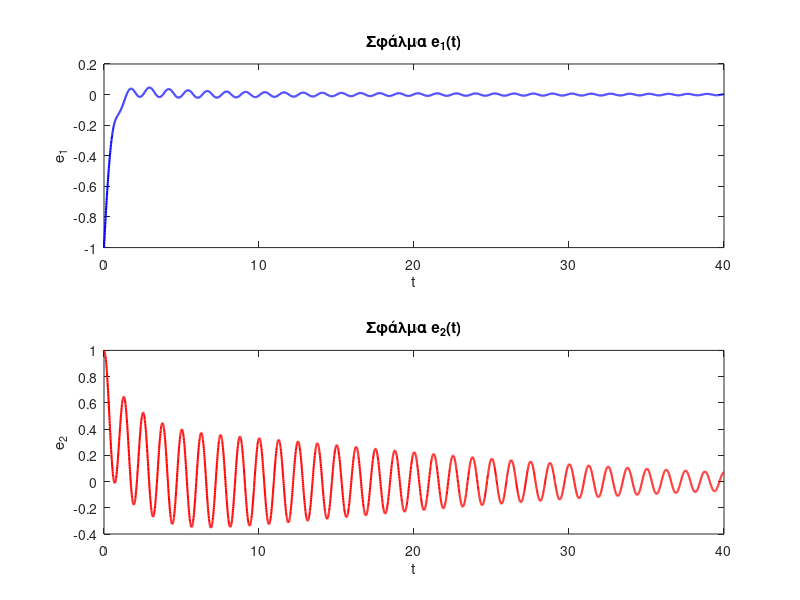
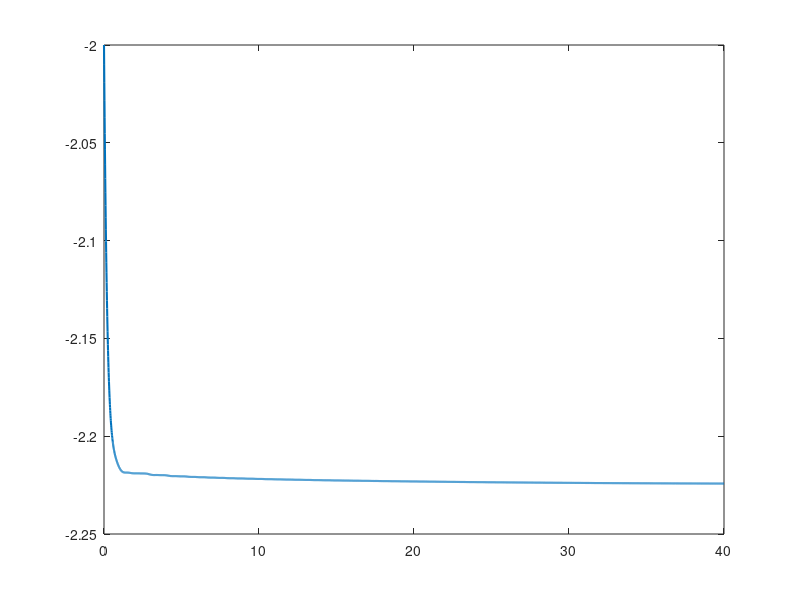

Write MATLAB code to recreate these figures, in order. (Note: this script raises an error after producing the figures.)
clear; clc; close all;

function dtheta = estimatorODE(t, theta, x_data, u)
    global dt;

    % Ανάκτηση παραμέτρων
    xhat = theta(1:2);
    Ahat = reshape(theta(3:6), 2, 2);
    Bhat = theta(7:8);

    % Παρεμβολή του πραγματικού x(t)
    xt = interp1(x_data.t, x_data.val', t, 'linear', 'extrap')';
    ut = u(t);

    % Σφάλμα
    e = xt - xhat;

    % Εκτιμητής κατάστασης (παράλληλη δομή)
    dxhat = Ahat * xhat + Bhat * ut;

    % Εκτίμηση παραμέτρων
    dAhat = xhat * e';     % 2x1 * 1x2 = 2x2
    dBhat = ut * e;        % scalar * 2x1 = 2x1

    % --- Ενσωμάτωση Προβολής ---
    % Προβλεπόμενες επόμενες τιμές
    A_next = Ahat + dt * dAhat;
    B_next = Bhat + dt * dBhat;

    % Προβολή περιορισμού a11 ∈ [-3, -1]
    if A_next(1,1) < -3
        dAhat(1,1) = (-3 - Ahat(1,1)) / dt;
    elseif A_next(1,1) > -1
        dAhat(1,1) = (-1 - Ahat(1,1)) / dt;
    end

    % Προβολή περιορισμού b2 ≥ 1
    if B_next(2) < 1
        dBhat(2) = (1 - Bhat(2)) / dt;
    end

    % Παράγωγος όλου του εκτιμητή
    dtheta = [dxhat;
              dAhat(:);
              dBhat];
end

% Πραγματικές τιμές του συστήματος
A_true = [-2.15  0.25;
          -0.75 -2.00];
B_true = [0; 1.5];

% Χρονικές παράμετροι
T_final = 40;
dt = 0.01;
time = 0:dt:T_final;
N = length(time);

% Συνάρτηση εισόδου
u = @(t) sin(5*t);

% Αρχική κατάσταση x
x0 = [0; 0];
% --- Προσομοίωση πραγματικού x(t) ---
ode_x = @(t, x) A_true * x + B_true * u(t);
[~, xsim] = ode45(ode_x, time, x0);
x = xsim';

% Δομή για μετάδοση προς ode εκτιμητών
x_data.t = time;
x_data.val = x;

% --- Αρχικές συνθήκες εκτιμήσεων ---
xhat0 = [1; -1];
Ahat0 = [-2, 0;
          0, 0];
Bhat0 = [0; 3];
theta0 = [xhat0; Ahat0(:); Bhat0];


% Global dt για χρήση στον εκτιμητή
global dt;
dt = 0.01;

% --- Εκτέλεση online estimation μέσω ode45 ---
[t_out, theta_out] = ode45(@(t, th) estimatorODE(t, th, x_data, u), time, theta0);

% --- Εξαγωγή αποτελεσμάτων ---
x_hat = zeros(2, N);
A_hat = zeros(2, 2, N);
B_hat = zeros(2, N);

for i = 1:N
    th = theta_out(i, :)';
    x_hat(:, i) = th(1:2);
    A_hat(:,:,i) = reshape(th(3:6), 2, 2);
    B_hat(:, i) = th(7:8);
end

% --- Γραφήματα ---% --- Διάγραμμα σφάλματος e = x - x_hat ---
e_all = x - x_hat;

figure;
subplot(2,1,1);
plot(time, e_all(1,:), 'b', 'LineWidth', 1.5); title('Σφάλμα e_1(t)');
xlabel('t'); ylabel('e_1');

subplot(2,1,2);
plot(time, e_all(2,:), 'r', 'LineWidth', 1.5); title('Σφάλμα e_2(t)');
xlabel('t'); ylabel('e_2');

% --- Εκτιμήσεις Α ---
figure;
plot(time, squeeze(A_hat(1,1,:)), 'LineWidth', 1.5); hold on;
yline(A_true(1,1), 'k', 'LineWidth', 1.5);
title('\alpha_{11}'); xlabel('t'); ylabel('\alpha_{11}');

figure;
plot(time, squeeze(A_hat(1,2,:)), 'LineWidth', 1.5); hold on;
yline(A_true(1,2), 'k', 'LineWidth', 1.5);
title('\alpha_{12}'); xlabel('t'); ylabel('\alpha_{12}');

figure;
plot(time, squeeze(A_hat(2,1,:)), 'LineWidth', 1.5); hold on;
yline(A_true(2,1), 'k', 'LineWidth', 1.5);
title('\alpha_{21}'); xlabel('t'); ylabel('\alpha_{21}');

figure;
plot(time, squeeze(A_hat(2,2,:)), 'LineWidth', 1.5); hold on;
yline(A_true(2,2), 'k', 'LineWidth', 1.5);
title('\alpha_{22}'); xlabel('t'); ylabel('\alpha_{22}');

% --- Εκτιμήσεις B ---
figure;
plot(time, B_hat(1,:), 'LineWidth', 1.5); hold on;
yline(B_true(1), 'k', 'LineWidth', 1.5);
title('\beta_1'); xlabel('t'); ylabel('\beta_1');

figure;
plot(time, B_hat(2,:), 'LineWidth', 1.5); hold on;
yline(B_true(2), 'k', 'LineWidth', 1.5);
title('\beta_2'); xlabel('t'); ylabel('\beta_2');

% --- Εκτιμήσεις Καταστάσεων ---
figure;
subplot(2,1,1);
plot(time, x(1,:), 'b', 'LineWidth', 1.5); hold on;
plot(time, x_hat(1,:), 'r', 'LineWidth', 1.5);
legend('x_1', '\hat{x}_1'); title('Κατάσταση x_1 και Εκτίμηση');

subplot(2,1,2);
plot(time, x(2,:), 'b', 'LineWidth', 1.5); hold on;
plot(time, x_hat(2,:), 'r', 'LineWidth', 1.5);
legend('x_2', '\hat{x}_2'); title('Κατάσταση x_2 και Εκτίμηση');
